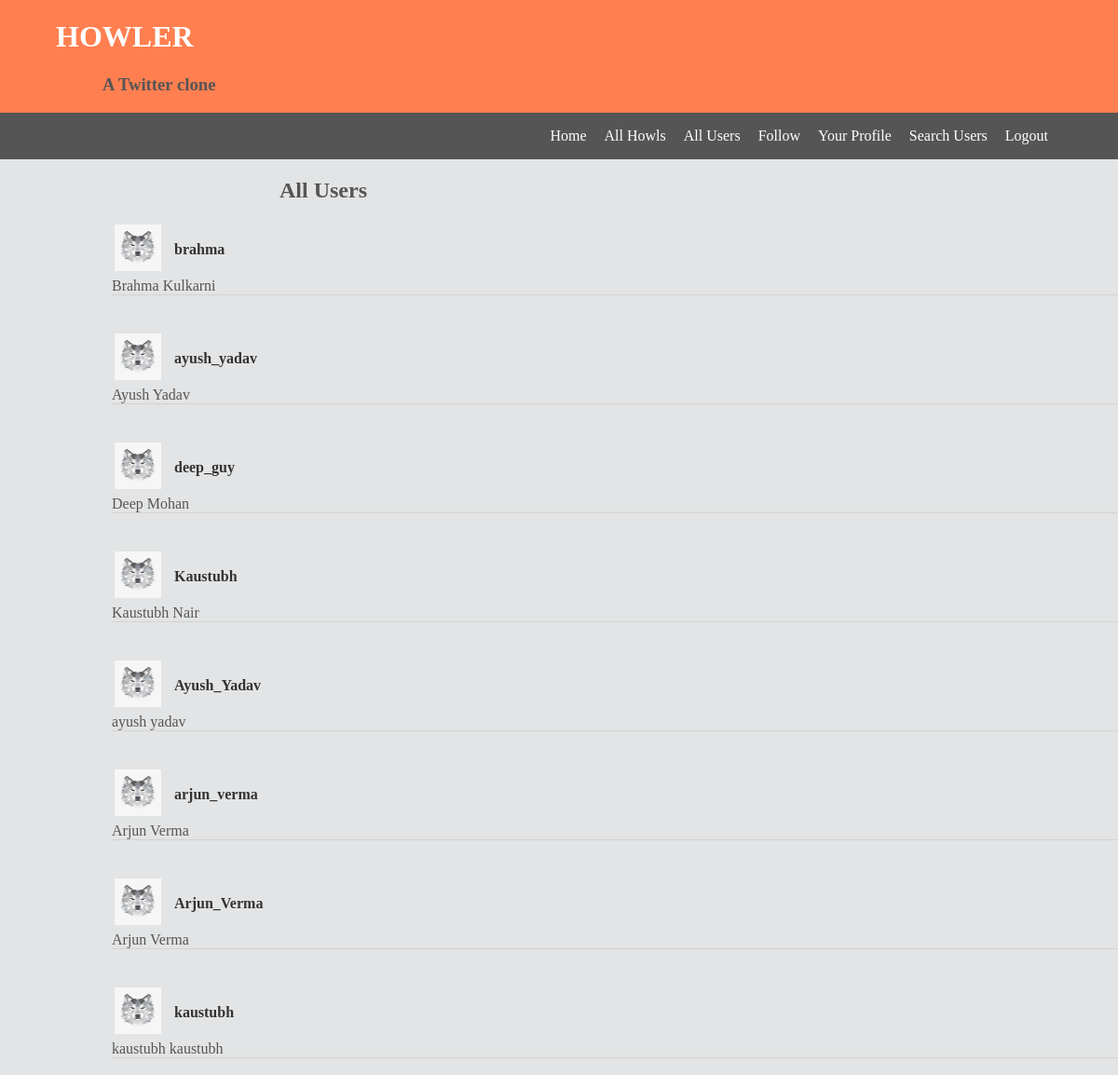
The app's page /users/ (signed in) with its own data.
### howler_app/models.py (models this page shows, shortened)
class UserProfile(models.Model):
    user = models.OneToOneField(User)
    follows = models.ManyToManyField('self', related_name='followed_by',symmetrical=False)
    picture = models.ImageField(upload_to='profile_picture',blank=True,default = 'profile_picture/blankgravatar.jpg')

### howler_app/views.py (the view)
@login_required(login_url="login/")
def all_users(request):
    users = UserProfile.objects.all()
    return render(request,'howler_app/all_users.html',{'users':users,})

### templates/howler_app/all_users.html (shortened to what this page needs)
<!DOCTYPE html>
{% load staticfiles %}
<link rel="stylesheet" type= "text/css" href="{% static 'css/all_users.css'%}">
<html lang="en">
<head>
</head>
<body>
  <header id="app_name">
    <div class = "container">
    <h1> HOWLER </h1>
    <h3> A Twitter clone </h3>
  </div>
  </header>
  <nav id="navbar">
    <div class = "container">
      <ul>
        <li> <a href = "/homepage/">Home</a> </li>
        <li><a href = "/howls/">All Howls</a></li>
        <li><a href = "/users/">All Users</a></li>
        <li><a href = "/add/">Follow</a></li>
          <li> <a href="/profile/">Your Profile </a></li>
        <li><a href = "/search/">Search Users</a></li>
        <li><a href = "/logout/">  Logout</a></li>
      </ul>
    </div>
  </nav>
<h2> All Users </h2>
    {% for u in users %}
    <div class= "users">
      <table border=0>
      <tr>
    <td><img src = "{{u.picture.url}}" height = 50 width = 50></td>
    <td><a href="{%url 'view_user' u.user.id%}">{{u.user.username}}</a></td>
  </tr>
</table>
    {{u.user.first_name}}
    {{u.user.last_name}}
</div>
    <br>
    {%endfor%}
</body>
</html>

### static/css/all_users.css (style rules this page uses)
body { background-color:#e3e4e5; font-family:serif; color:#555; padding:0; margin:0; border:0; }
.container { width:90%; margin:auto; overflow:hidden; }
#app_name { background-color:coral; color:#fff; }
#app_name h3 { padding-left: 50px; color:#555; }
#navbar { background-color:#555; color:#fff; }
#navbar ul { padding:0; list-style: none; text-align: right; }
#navbar li { display:inline; margin-right:15px; }
#navbar a { color:white; text-decoration: none; }
body h2 { margin-left:25%; }
.users a { text-decoration: none; font-weight: 600; color: #333; padding-left: 10px; }
.users { margin-top: 20px; margin-left: 10%; border-bottom: 1px #d3d3d3 solid; }

### records on screen
UserProfile: picture (placeholder picture), user.username "brahma", user.first_name "Brahma", user.last_name "Kulkarni"
UserProfile: picture (placeholder picture), user.username "ayush_yadav", user.first_name "Ayush", user.last_name "Yadav"
UserProfile: picture (placeholder picture), user.username "deep_guy", user.first_name "Deep", user.last_name "Mohan"
UserProfile: picture (placeholder picture), user.username "Kaustubh", user.first_name "Kaustubh", user.last_name "Nair"
UserProfile: picture (placeholder picture), user.username "Ayush_Yadav", user.first_name "ayush", user.last_name "yadav"
UserProfile: picture (placeholder picture), user.username "arjun_verma", user.first_name "Arjun", user.last_name "Verma"
UserProfile: picture (placeholder picture), user.username "Arjun_Verma", user.first_name "Arjun", user.last_name "Verma"
UserProfile: picture (placeholder picture), user.username "kaustubh", user.first_name "kaustubh", user.last_name "kaustubh"
